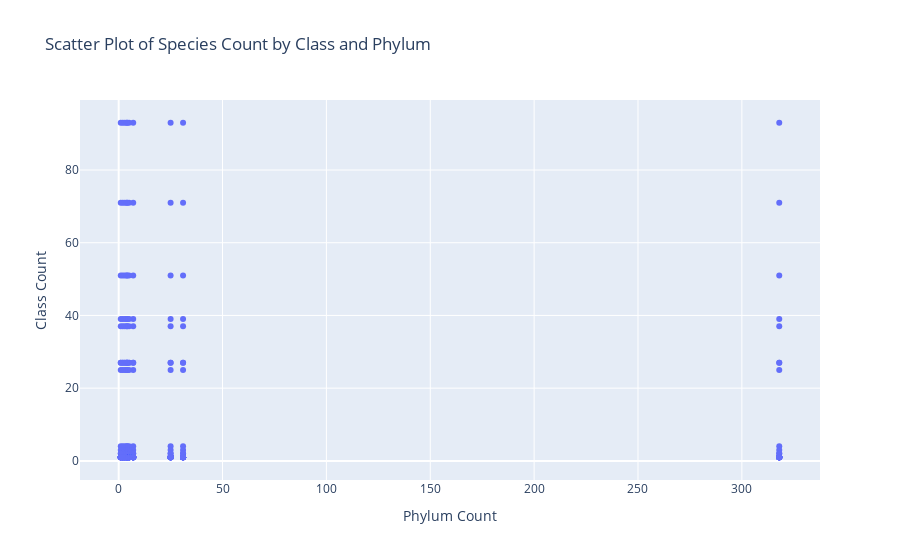

Source (notebook cell):
### Code cell
import plotly.express as px


phylum_count = dataset['phylum'].value_counts().reset_index()
phylum_count.columns = ['phylum', 'phylum_count']


class_count = dataset['class'].value_counts().reset_index()
class_count.columns = ['class', 'class_count']


scatter_data = phylum_count.merge(class_count, how='cross')  


fig = px.scatter(scatter_data, x='phylum_count', y='class_count',
                 title='Scatter Plot of Species Count by Class and Phylum',
                 labels={'phylum_count': 'Phylum Count', 'class_count': 'Class Count'},
                 hover_data=['phylum', 'class'])  
fig.show()

### Figure 1 — Plotly figure (JSON) as saved in the notebook; plotly's stock layout.template omitted (floating-point values rounded to 4 significant figures; data arrays with more than 128 entries replaced by an {"elided": "..."} marker saying what was removed)
{"data": [{"customdata": {"elided": "310x2 str values"}, "hovertemplate": "Phylum Count=%{x}<br>Class Count=%{y}<br>phylum=%{customdata[0]}<br>class=%{customdata[1]}<extra></extra>", "legendgroup": "", "marker": {"color": "#636efa", "symbol": "circle"}, "mode": "markers", "name": "", "orientation": "v", "showlegend": false, "type": "scatter", "x": {"elided": "310 int values"}, "xaxis": "x", "y": {"elided": "310 int values"}, "yaxis": "y"}], "layout": {"legend": {"tracegroupgap": 0}, "title": {"text": "Scatter Plot of Species Count by Class and Phylum"}, "xaxis": {"anchor": "y", "domain": [0, 1], "title": {"text": "Phylum Count"}}, "yaxis": {"anchor": "x", "domain": [0, 1], "title": {"text": "Class Count"}}}}
